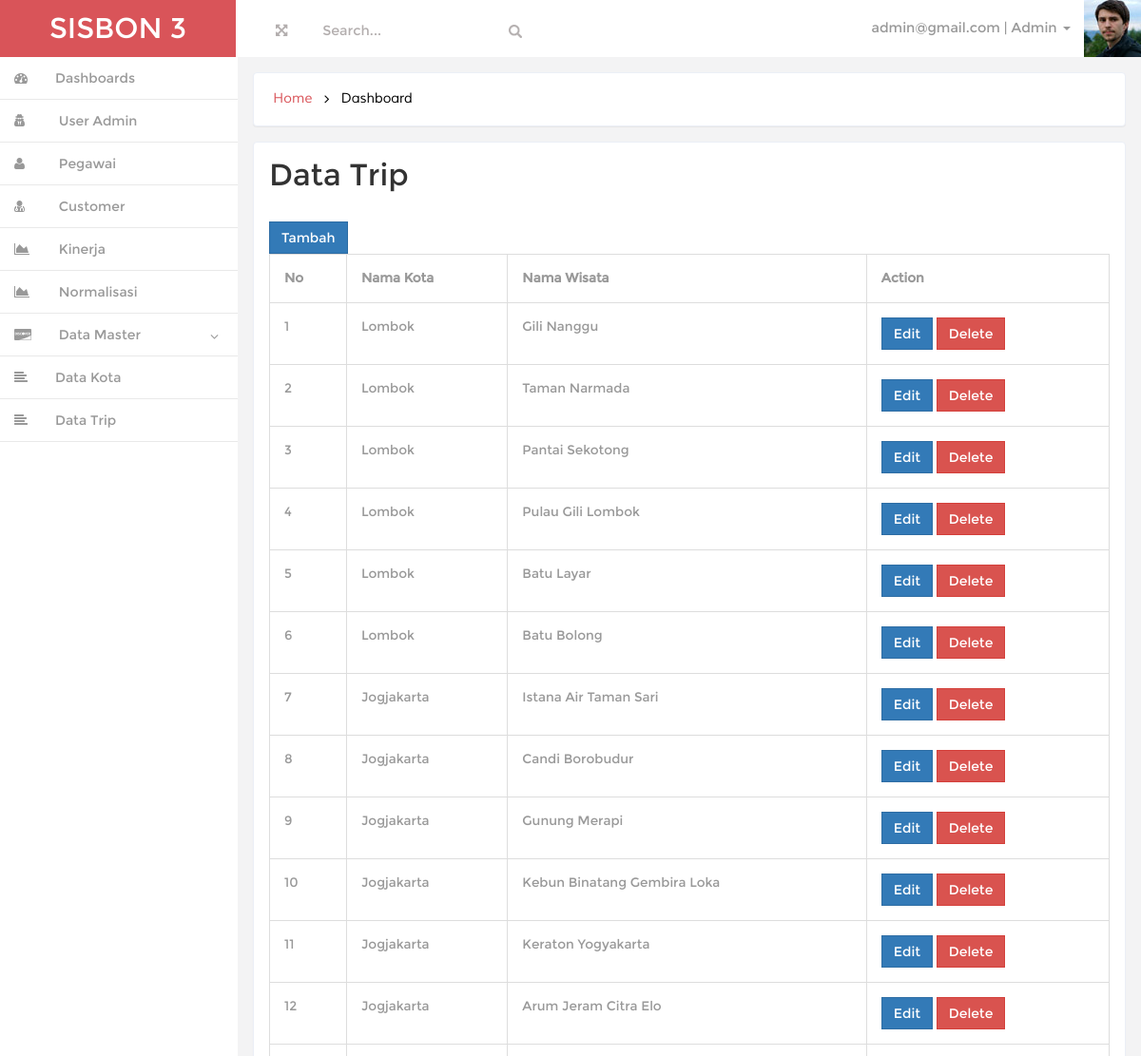
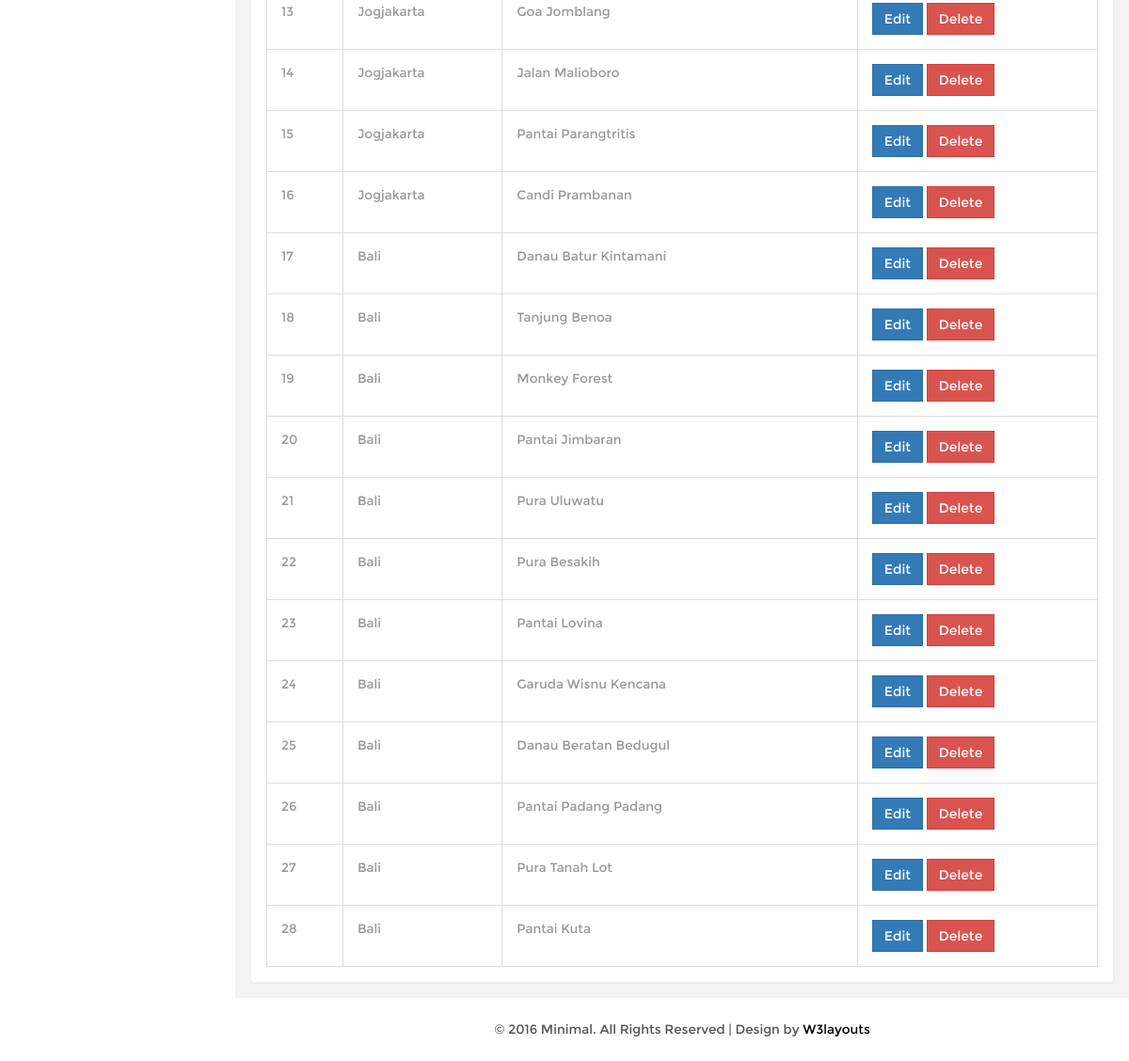
The app's page /index.php?page=trip (signed in) with its own data (2 pictures, top to bottom).
### tables this page shows
CREATE TABLE IF NOT EXISTS `tbtrip` (
  `id_trip` int(11) NOT NULL AUTO_INCREMENT,
  `id_kota` int(11) NOT NULL,
  `nama_wisata` varchar(100) NOT NULL,
  PRIMARY KEY (`id_trip`)
);

CREATE TABLE IF NOT EXISTS `tbkota` (
  `id_kota` int(11) NOT NULL AUTO_INCREMENT,
  `nama_kota` varchar(100) NOT NULL,
  PRIMARY KEY (`id_kota`)
);

### class/User.php (called while the page is built, shortened)
<?php
class User
{
    private $admin;
    public function __construct(){
        $admin = new Admin();
        $this->admin = $admin;
        $pegawai = new Pegawai();
        $customer = new Customer();
        if(isset($_SESSION['user_session']))
        {
            if($_SESSION['user_level']=='admin')
            {
                $this->getIdentitasAdmin();
            }
            elseif($_SESSION['user_level']=='pegawai')
            {
                $this->getIdentitasPegawai();
            }
            else
            {
                $this->getIdentitasCustomer();
            }
        }
    }
    public function getIdentitasAdmin()
    {
        $d = $this->admin->getById($_SESSION['user_session']);
        $this->nama_user = $d['nama'];
        $this->email_user = $d['email'];
    }
}

### class/Admin.php (called while the page is built, shortened)
<?php
class Admin implements BaseData
{
    private $conn;
    public function __construct()
    {
        $database = new Koneksi();
        $db = $database->dbKoneksi();
        $this->conn = $db;
    }
    public function getById($id)
    {
        $stmt = $this->conn->prepare("SELECT * FROM tbadmin WHERE id_admin=:uid_admin");
        $stmt->execute(array(':uid_admin'=>$id));
        $userRow=$stmt->fetch(PDO::FETCH_ASSOC);
        return $userRow;
    }
}

### session.php (called while the page is built, shortened)
<?php
$user = new User();

### class/Trip.php (called while the page is built, shortened)
<?php
class Trip implements BaseData
{
    private $conn;
    public function __construct()
    {
        $database = new Koneksi();
        $db = $database->dbKoneksi();
        $this->conn = $db;
    }
    public function getAll()
    {
        try
        {
            $stmt = $this->conn->prepare("SELECT t.*,k.nama_kota FROM tbtrip t INNER JOIN tbkota k ON t.id_kota=k.id_kota ORDER BY id_trip DESC ");
            $stmt->execute();
            $row = $stmt->fetchAll(PDO::FETCH_ASSOC);
            return $row;
        }
        catch(PDOException $e)
        {
            echo $e->getMessage();
        }
    }
}

### page/trip.php (the view, shortened to what this page needs)
<?php
$model = new Trip();
?>
<h3 class="head-top">Data Trip</h3>
<a href="?page=trip_edit" class="btn btn-primary"> Tambah</a>
<table class="table table-bordered table-responsive">
    <tr>
        <th>No</th>
        <th>Nama Kota</th>
        <th>Nama Wisata</th>
        <th>Action</th>
    </tr>
<?php
$no=1;
foreach($model->getAll() as $row){
?>
    <tr>
        <td><?=$no++?></td>
        <td><?=$row['nama_kota']?></td>
        <td><?=$row['nama_wisata']?></td>
        <td>
            <a href="?page=trip_edit&id=<?=$row['id_trip']?>" class="btn btn-primary">Edit</a>
            <button type="button" id="<?=$row['id_trip']?>" class="btn btn-danger btn-del">Delete</button>
        </td>
    </tr>
<?php } ?>
</table>

### index.php (shortened to what this page needs)
<?php
require_once("session.php");
?>
<!DOCTYPE HTML>
<html>
<head>
<link href="css/bootstrap.min.css" rel='stylesheet' type='text/css' />
<link href="css/style.css" rel='stylesheet' type='text/css' />
<link href="css/font-awesome.css" rel="stylesheet">
<link href="css/custom.css" rel="stylesheet">
</head>
<body>
<div id="wrapper">
        <nav class="navbar-default navbar-static-top" role="navigation">
             <div class="navbar-header">
               <h1> <a class="navbar-brand" href="index.php">SISBON <?=SISBON_LEVEL_USER_CUSTOMER?></a></h1>
			   </div>
			 <div class=" border-bottom">
        	<div class="full-left">
        	  <section class="full-top">
				<button id="toggle"><i class="fa fa-arrows-alt"></i></button>
			</section>
			<form class=" navbar-left-right">
              <input type="text"  value="Search..." onfocus="this.value = '';" onblur="if (this.value == '') {this.value = 'Search...';}">
              <input type="submit" value="" class="fa fa-search">
            </form>
            <div class="clearfix"> </div>
           </div>
		    <div class="drop-men" >
		        <ul class=" nav_1">
					<li class="dropdown">
		              <a href="#" class="dropdown-toggle dropdown-at" data-toggle="dropdown"><span class=" name-caret"><?=$user->email_user?> | <?=$user->nama_user?><i class="caret"></i></span><img src="images/wo.jpg"></a>
		            </li>
		        </ul>
		     </div>
			<div class="clearfix">
     </div>
		    <div class="navbar-default sidebar" role="navigation">
                <div class="sidebar-nav navbar-collapse">
                <ul class="nav" id="side-menu">
					<?php include "sidemenu.php" ?>
                </ul>
            </div>
			</div>
        </nav>
        <div id="page-wrapper" class="gray-bg dashbard-1">
       <div class="content-main">
		    <div class="banner">
				<h2>
				<a href="index.html">Home</a>
				<i class="fa fa-angle-right"></i>
				<span>Dashboard</span>
				</h2>
		    </div>
		   <div class="blank">
			   <div class="blank-page">
					<?php
					if(isset($_GET['page']) AND file_exists('page/'.$_GET['page'].'.php')){include "page/".$_GET['page'].'.php';} else {include "page/home.php";}
					?>
			   </div>
		   </div>
<div class="copy">
            <p> &copy; 2016 Minimal. All Rights Reserved | Design by <a href="#" target="_blank">W3layouts</a> </p>
	    </div>
		</div>
       </div>
     </div>
</body>
</html>

### css/style.css (style rules this page uses)
h4, h5, h6, h1, h2, h3 { margin: 0; }
ul, ol { margin: 0;padding: 0; }
p { margin: 0; }
html, body { font-family:'Montserrat-Regular'; font-size: 100%; background:#F3F3F4; overflow-x: hidden; }
body a { transition:0.5s all; -webkit-transition:0.5s all; -moz-transition:0.5s all; -o-transition:0.5s all; -ms-transition:0.5s all; }
div#wrapper { background-color: #fff; }
.navbar-default.sidebar { background-color: #fff; }
h1 a.navbar-brand { color: #fff !important; font-size: 30px; font-weight: 500; padding: 20px 0px; background: #d95459; text-align: center; width:248px; height: 60px; }
@media (min-width: 768px) { #page-wrapper { position: inherit; margin: 0 0 0 240px; min-height: 1000px; } }
a.dropdown-toggle.dropdown-at { border-bottom: none; }
.content-main { background-color: #F3F3F4; padding-top: 1em; }
.full-top { float:left; }
.navbar-left-right { float: left; margin-left: 6%; }
.border-bottom { background-color: #fff; }
.full-left { float: left; width: 40%; margin-left: 3%; margin-top: 1.3em; }
.full-left button { background: none; border: none; outline: none; color: #B3AEAE; font-size: 0.9em; }
.navbar-left-right input[type="text"] { background: none; border: none; outline: none; color:#B3AEAE; font-size: 0.9em; }
.navbar-left-right input[type="submit"] { background: url(../images/search.png) 0px 2px no-repeat; width:16px; height:16px; border: none; outline: none; color:#B3AEAE; font-size: 0.9em; }
.drop-men { float: right; }
.dropdown-at { padding: 0 !important; position: relative; color: #999; font-size: 0.9em; text-decoration: none ; }
.dropdown-at img { margin: 0 0em 0 1em; }
.dropdown, .dropup { display: inline-block; padding:0; }
.banner { background: #fff; display: block; margin: 0em 1em ; padding:1em; border: 1px solid #ebeff6; border-color: #ebeff6; border-radius: 4px; -webkit-border-radius: 4px; -o-border-radius: 4px; -moz-border-radius: 4px; -ms-border-radius: 4px; -webkit-box-shadow: 0 1px 1px rgba(0,0,0,.05); box-shadow: 0 1px 1px rgba(0,0,0,.05); }
.banner h2 { font-size:0.9em; }
.banner h2 a { color:#D95459; text-decoration:none; font-family: 'Muli-Regular'; padding:0.3em ; }
.banner h2 span { color:#000; font-family: 'Muli-Regular'; padding:0.3em ; }
.banner h2 i { color:#000; vertical-align:middle; padding:0.3em ; }
.blank { padding: 1em; min-height: 650px; }
.blank-page { padding: 1em; background: #fff; border: 1px solid #ebeff6; border-radius: 4px; -webkit-border-radius: 4px; -o-border-radius: 4px; -moz-border-radius: 4px; -ms-border-radius: 4px; -webkit-box-shadow: 0 1px 1px rgba(0,0,0,.05); box-shadow: 0 1px 1px rgba(0,0,0,.05); }
.btn { border-radius: 0px; outline: none; }
h3.head-top { font-size:2em; margin-bottom:1em; }
.table td, .table>tbody>tr>td, .table>tbody>tr>th, .table>tfoot>tr>td, .table>tfoot>tr>th, .table>thead>tr>td, .table>thead>tr>th { padding: 15px !important; font-size: 0.85em; color: #999; border-top: none !important; }
.table { margin-bottom: 0; }
.copy { background:#fff; text-align:center; padding:1.5em 0; }
.copy p, .copy-right p { font-size:0.85em; color:#555; }
.copy p a, .copy-right p a { color:#000; }

### css/custom.css (style rules this page uses)
#wrapper { width: 100%; }
#page-wrapper { min-height: 568px; }
@media (min-width:768px) { #page-wrapper { position: inherit; margin: 0 0 0 250px; } }
.sidebar .sidebar-nav.navbar-collapse { padding-right: 0; padding-left: 0; }
@media (min-width:768px) { .sidebar { z-index: 1; position: absolute; width: 250px; } }

### records on screen
tbtrip: id_kota.nama_kota "Lombok", nama_wisata "Gili Nanggu"
tbtrip: id_kota.nama_kota "Lombok", nama_wisata "Taman Narmada"
tbtrip: id_kota.nama_kota "Lombok", nama_wisata "Pantai Sekotong"
tbtrip: id_kota.nama_kota "Lombok", nama_wisata "Pulau Gili Lombok"
tbtrip: id_kota.nama_kota "Lombok", nama_wisata "Batu Layar"
tbtrip: id_kota.nama_kota "Lombok", nama_wisata "Batu Bolong"
tbtrip: id_kota.nama_kota "Jogjakarta", nama_wisata "Istana Air Taman Sari"
tbtrip: id_kota.nama_kota "Jogjakarta", nama_wisata "Candi Borobudur"
tbtrip: id_kota.nama_kota "Jogjakarta", nama_wisata "Gunung Merapi"
tbtrip: id_kota.nama_kota "Jogjakarta", nama_wisata "Kebun Binatang Gembira Loka"
tbtrip: id_kota.nama_kota "Jogjakarta", nama_wisata "Keraton Yogyakarta"
tbtrip: id_kota.nama_kota "Jogjakarta", nama_wisata "Arum Jeram Citra Elo"
tbtrip: id_kota.nama_kota "Jogjakarta", nama_wisata "Goa Jomblang"
tbtrip: id_kota.nama_kota "Jogjakarta", nama_wisata "Jalan Malioboro"
tbtrip: id_kota.nama_kota "Jogjakarta", nama_wisata "Pantai Parangtritis"
tbtrip: id_kota.nama_kota "Jogjakarta", nama_wisata "Candi Prambanan"
tbtrip: id_kota.nama_kota "Bali", nama_wisata "Danau Batur Kintamani"
tbtrip: id_kota.nama_kota "Bali", nama_wisata "Tanjung Benoa"
tbtrip: id_kota.nama_kota "Bali", nama_wisata "Monkey Forest"
tbtrip: id_kota.nama_kota "Bali", nama_wisata "Pantai Jimbaran"
tbtrip: id_kota.nama_kota "Bali", nama_wisata "Pura Uluwatu"
tbtrip: id_kota.nama_kota "Bali", nama_wisata "Pura Besakih"
tbtrip: id_kota.nama_kota "Bali", nama_wisata "Pantai Lovina"
tbtrip: id_kota.nama_kota "Bali", nama_wisata "Garuda Wisnu Kencana"
tbtrip: id_kota.nama_kota "Bali", nama_wisata "Danau Beratan Bedugul"
tbtrip: id_kota.nama_kota "Bali", nama_wisata "Pantai Padang Padang"
tbtrip: id_kota.nama_kota "Bali", nama_wisata "Pura Tanah Lot"
tbtrip: id_kota.nama_kota "Bali", nama_wisata "Pantai Kuta"

### other values on screen
SISBON_LEVEL_USER_CUSTOMER "3"
$user->email_user "admin@gmail.com"
$user->nama_user "Admin"
